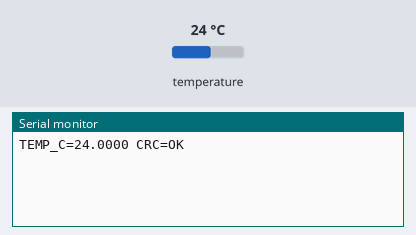
Simulated run of this sketch. Board: Arduino Uno, built with avr-gcc and run on an emulated ATmega328P. Shown: the last lines printed to the serial monitor. Wiring (inferred from the names in the program): DS18B20 sensor: data pin 3. Inputs (shaded band) come from the test bench; at power-on: temperature 24 °C.

Above: at 2.4 s.
2.5 s: temperature set to 12 °C
At 2.5 s:
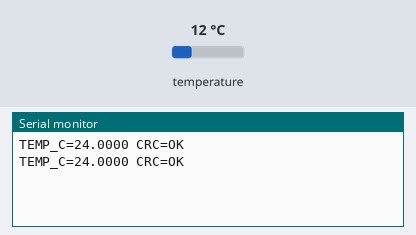
4.7 s: temperature set to 19 °C
At 6.4 s:
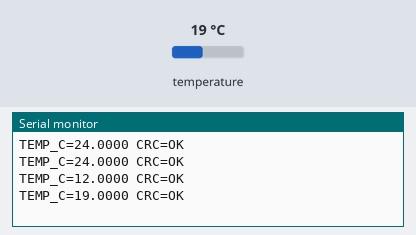
Timing chart, 0 to 7.9 s (numbered marks = the images above; inputs shaded):
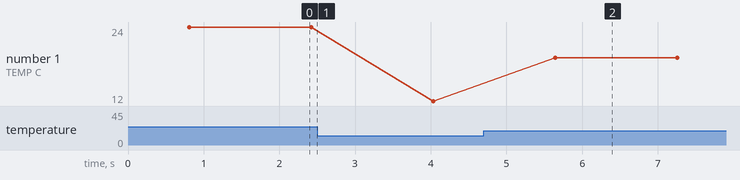

Measured:
- after the input at 4.7 s, the serial monitor: prints a new line after 0.95 s (image 2)
- plotted number 1: 24 → 12 after the input at 2.5 s, 12 → 19 after the input at 4.7 s

The sketch:

ds18b20_read.ino
```cpp
const byte ONE_WIRE_PIN = 3;

void oneWireLow() {
  pinMode(ONE_WIRE_PIN, OUTPUT);
  digitalWrite(ONE_WIRE_PIN, LOW);
}

void oneWireRelease() {
  pinMode(ONE_WIRE_PIN, INPUT_PULLUP);
}

bool oneWireReset() {
  oneWireLow();
  delayMicroseconds(500);
  oneWireRelease();
  delayMicroseconds(70);
  bool present = digitalRead(ONE_WIRE_PIN) == LOW;
  delayMicroseconds(410);
  return present;
}

void oneWireWriteBit(byte value) {
  oneWireLow();
  if (value) {
    delayMicroseconds(6);
    oneWireRelease();
    delayMicroseconds(64);
  } else {
    delayMicroseconds(60);
    oneWireRelease();
    delayMicroseconds(10);
  }
}

byte oneWireReadBit() {
  oneWireLow();
  delayMicroseconds(3);
  oneWireRelease();
  delayMicroseconds(12);
  byte value = digitalRead(ONE_WIRE_PIN) == HIGH;
  delayMicroseconds(55);
  return value;
}

void oneWireWriteByte(byte value) {
  for (byte bit = 0; bit < 8; bit++) {
    oneWireWriteBit((value >> bit) & 1);
  }
}

byte oneWireReadByte() {
  byte value = 0;
  for (byte bit = 0; bit < 8; bit++) {
    value |= oneWireReadBit() << bit;
  }
  return value;
}

byte oneWireCrc8(const byte *data, byte length) {
  byte crc = 0;
  for (byte index = 0; index < length; index++) {
    byte incoming = data[index];
    for (byte bit = 0; bit < 8; bit++) {
      byte mix = (crc ^ incoming) & 1;
      crc >>= 1;
      if (mix) crc ^= 0x8C;
      incoming >>= 1;
    }
  }
  return crc;
}

bool readTemperature(int16_t &rawTemperature) {
  if (!oneWireReset()) return false;
  oneWireWriteByte(0xCC);
  oneWireWriteByte(0x44);
  delay(800);
  if (!oneWireReset()) return false;
  oneWireWriteByte(0xCC);
  oneWireWriteByte(0xBE);
  byte scratchpad[9];
  for (byte index = 0; index < 9; index++) scratchpad[index] = oneWireReadByte();
  if (oneWireCrc8(scratchpad, 8) != scratchpad[8]) return false;
  rawTemperature = (int16_t)((uint16_t)scratchpad[1] << 8 | scratchpad[0]);
  return true;
}

void setup() {
  oneWireRelease();
  Serial.begin(115200);
}

void loop() {
  int16_t rawTemperature = 0;
  if (readTemperature(rawTemperature)) {
    Serial.print("TEMP_C=");
    Serial.print(rawTemperature / 16.0, 4);
    Serial.println(" CRC=OK");
  } else {
    Serial.println("DS18B20 READ ERROR");
  }
  delay(800);
}
```
